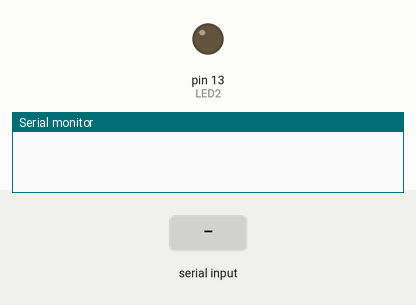
Recording of a sketch running on a simulated Arduino Uno, built with avr-gcc and run on an emulated ATmega328P. Parts: output pins drawn as LEDs (lit = HIGH), the last lines printed to the serial monitor. The test bench sets the inputs (shaded band).

Above: at 1.2 s.
1.3 s: "led2 on\n" received over Serial
At 4.17 s:
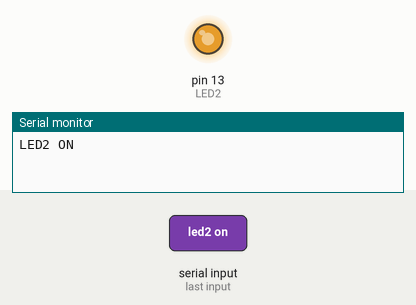
4.3 s: "led2 off\n" received over Serial
At 4.9 s:
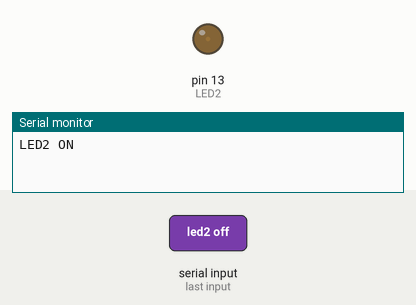
8.8 s: "led2 on\n" received over Serial
At 12.5 s:
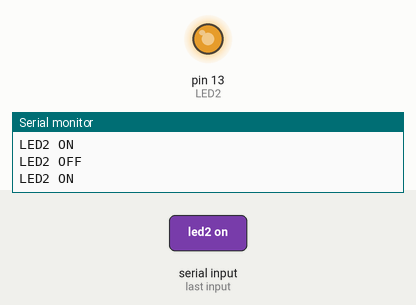
Timing chart, 0 to 12.8 s (numbered marks = the images above; inputs shaded):
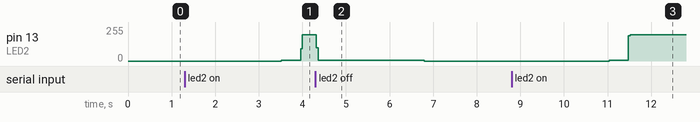

The sketch:

UART_PWM_LED2.ino
```cpp
const int LED2 = 13; // Пин для управления встроенным светодиодом
const int fadeDelay = 10; // Задержка в миллисекундах между изменениями яркости
bool led2State = false; // Переменная для хранения состояния светодиода

void setup() {
    Serial.begin(115200); // Инициализация UART с baud rate 115200
    pinMode(LED2, OUTPUT); // Настройка встроенного светодиода на вывод
}

void loop() {
    if (Serial.available() > 0) { // Если есть данные для чтения
        String command = Serial.readStringUntil('\n'); // Считываем строку до символа '\n'

        if (command.equals("led2 on")) {

          led2State = true; // Устанавливаем состояние светодиода в ВКЛ
          for (int brightness = 0; brightness <= 255; brightness++) {
            softwarePWM(LED2, brightness); // Устанавливаем яркость светодиода
            delay(fadeDelay); // Задержка
          }; // Включаем светодиод
          Serial.println("LED2 ON"); // Отправляем подтверждение обратно по UART

        } else if (command.equals("led2 off")) {

            led2State = false; // Устанавливаем состояние светодиода в ВЫКЛ
            for (int brightness = 255; brightness >= 0; brightness--) {
              softwarePWM(LED2, brightness); // Устанавливаем яркость светодиода
              delay(fadeDelay); // Задержка
            }
            Serial.println("LED2 OFF"); // Отправляем подтверждение обратно по UART

        } else {
            Serial.println("Unknown command"); // Отправляем сообщение об ошибке, если команда не распознана
        }
    }
        // Поддерживаем текущее состояние светодиода
    if (led2State) {
        softwarePWM(LED2, 255); // Светодиод включен на максимальную яркость
    } else {
        softwarePWM(LED2, 0); // Светодиод выключен
    }
}

void softwarePWM(int pin, int brightness) {
  int onTime = map(brightness, 0, 255, 0, 255); // Время включения
  int offTime = 255 - onTime; // Время выключения

  digitalWrite(pin, HIGH); // Включаем светодиод
  delayMicroseconds(onTime); // Ждем время включения

  digitalWrite(pin, LOW); // Выключаем светодиод
  delayMicroseconds(offTime); // Ждем время выключения
}
```

Measured:
- after the input at 1.3 s, pin 13 (LED2): 0/255 → 6/255 after 2.2 s, → 198/255 0.44 s later
- after the input at 4.3 s, pin 13 (LED2): 198/255 → 6/255 at once, → 0/255 2.5 s later
- after the input at 8.8 s, pin 13 (LED2): 0/255 → 6/255 after 2.2 s, → 198/255 0.44 s later
